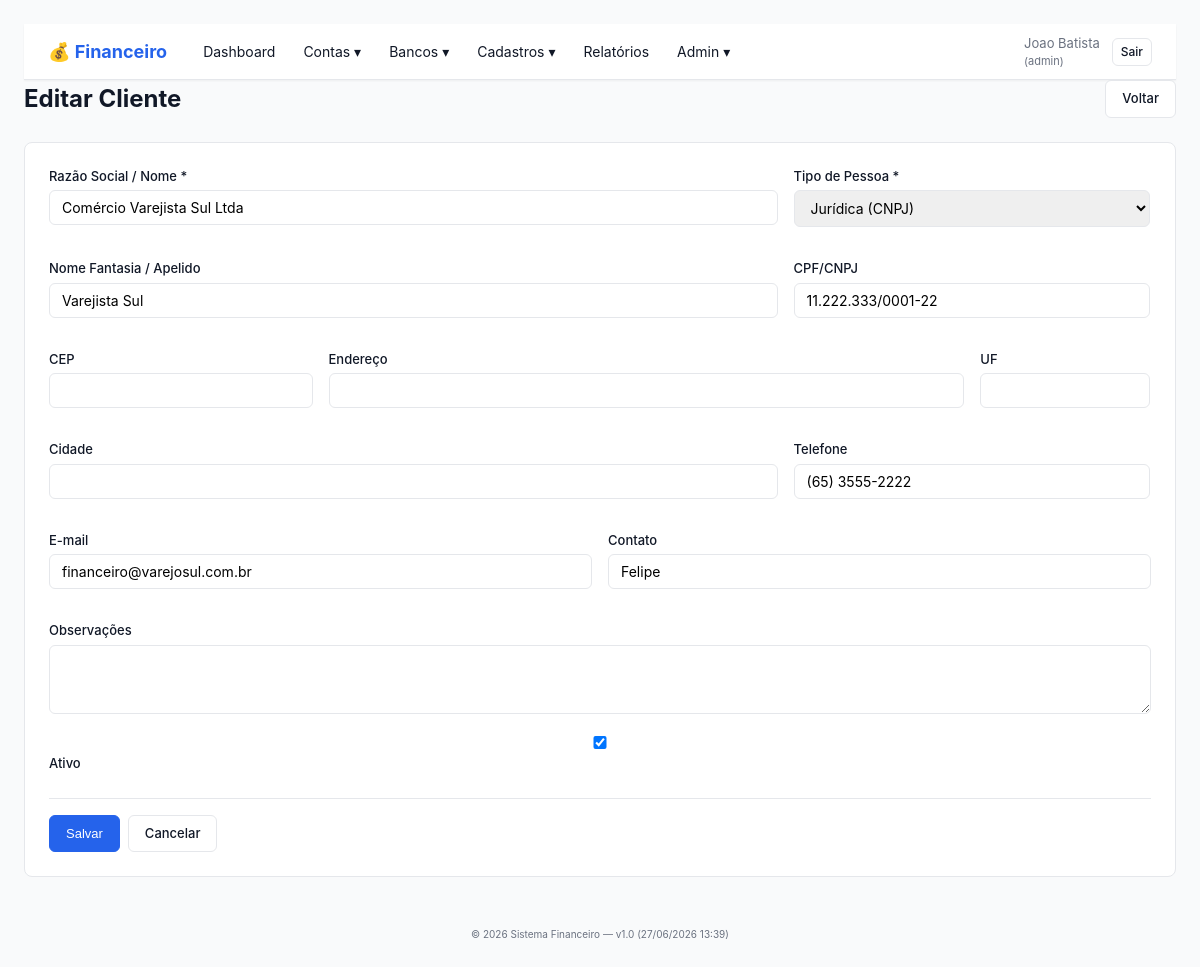
Screenshot of /cliente_form.php?id=2 (signed in) with the database file from the repository.
### tables this page shows
CREATE TABLE clientes (
    id INT(11) NOT NULL AUTO_INCREMENT,
    empresa_id INT(11) NOT NULL,
    razao_social VARCHAR(200) NOT NULL,
    nome_fantasia VARCHAR(100),
    cpf_cnpj VARCHAR(20),
    tipo_pessoa ENUM('F','J') DEFAULT 'J' COMMENT 'F=Fisica, J=Juridica',
    endereco VARCHAR(255),
    cidade VARCHAR(100),
    uf CHAR(2),
    cep VARCHAR(10),
    telefone VARCHAR(20),
    email VARCHAR(150),
    contato VARCHAR(100),
    observacoes TEXT,
    ativo TINYINT(1) DEFAULT 1,
    data_criacao TIMESTAMP DEFAULT CURRENT_TIMESTAMP,
    PRIMARY KEY (id),
    INDEX idx_empresa (empresa_id),
    INDEX idx_razao_social (razao_social),
    INDEX idx_cpf_cnpj (cpf_cnpj),
    INDEX idx_ativo (ativo),
    FOREIGN KEY (empresa_id) REFERENCES empresas(id) ON DELETE CASCADE
);

### src/lib/Helper.php (called while the page is built, shortened)
<?php
function layout(string $titulo, string $view, array $vars = []): void
{
    extract($vars, EXTR_SKIP);
    require FINANCEIRO_SRC . '/views/layout/header.php';
    require FINANCEIRO_SRC . '/views/layout/navbar.php';
    require FINANCEIRO_SRC . '/views/' . $view;
    require FINANCEIRO_SRC . '/views/layout/footer.php';
}

### src/controllers/ClientesController.php (called while the page is built, shortened)
<?php
final class ClientesController
{
    public function form(): void
    {
        $id = (int)($_GET['id'] ?? 0);
        $cliente = null;
        if ($id > 0) {
            $db = Database::getConnection();
            $stmt = $db->prepare('SELECT * FROM clientes WHERE id = ? AND empresa_id = ?');
            $stmt->execute([$id, Auth::user()['empresa_id']]);
            $cliente = $stmt->fetch();
        }
        layout($cliente ? 'Editar Cliente' : 'Novo Cliente', 'clientes/form.php', [
            'cliente' => $cliente,
        ]);
    }
}

### public/cliente_form.php (called while the page is built, shortened)
<?php
(new ClientesController)->form();

### src/views/clientes/form.php (the view, shortened to what this page needs)
<div class="page-header">
    <h1><?= $cliente ? 'Editar' : 'Novo' ?> Cliente</h1>
    <a href="clientes.php" class="btn">Voltar</a>
</div>
<form method="post" action="cliente_salvar.php" class="form">
    <div class="row">
        <div class="form-group col-8">
            <label>Razão Social / Nome *</label>
            <input type="text" name="razao_social" required maxlength="200"
                   value="<?= htmlspecialchars($cliente['razao_social'] ?? '') ?>">
        </div>
        <div class="form-group col-4">
            <label>Tipo de Pessoa *</label>
            <select name="tipo_pessoa" required>
                <?php $tp = $cliente['tipo_pessoa'] ?? 'J'; ?>
                <option value="J" <?= $tp === 'J' ? 'selected' : '' ?>>Jurídica (CNPJ)</option>
            </select>
        </div>
    </div>
    <div class="row">
        <div class="form-group col-8">
            <label>Nome Fantasia / Apelido</label>
            <input type="text" name="nome_fantasia" maxlength="100"
                   value="<?= htmlspecialchars($cliente['nome_fantasia'] ?? '') ?>">
        </div>
        <div class="form-group col-4">
            <label>CPF/CNPJ</label>
            <input type="text" name="cpf_cnpj" maxlength="20"
                   value="<?= htmlspecialchars($cliente['cpf_cnpj'] ?? '') ?>">
        </div>
    </div>
    <div class="row">
        <div class="form-group col-3">
            <label>CEP</label>
            <input type="text" name="cep" maxlength="10"
                   value="<?= htmlspecialchars($cliente['cep'] ?? '') ?>">
        </div>
        <div class="form-group col-7">
            <label>Endereço</label>
            <input type="text" name="endereco" maxlength="255"
                   value="<?= htmlspecialchars($cliente['endereco'] ?? '') ?>">
        </div>
        <div class="form-group col-2">
            <label>UF</label>
            <input type="text" name="uf" maxlength="2"
                   value="<?= htmlspecialchars($cliente['uf'] ?? '') ?>">
        </div>
    </div>
    <div class="row">
        <div class="form-group col-8">
            <label>Cidade</label>
            <input type="text" name="cidade" maxlength="100"
                   value="<?= htmlspecialchars($cliente['cidade'] ?? '') ?>">
        </div>
        <div class="form-group col-4">
            <label>Telefone</label>
            <input type="text" name="telefone" maxlength="20"
                   value="<?= htmlspecialchars($cliente['telefone'] ?? '') ?>">
        </div>
    </div>
    <div class="row">
        <div class="form-group col-6">
            <label>E-mail</label>
            <input type="email" name="email" maxlength="150"
                   value="<?= htmlspecialchars($cliente['email'] ?? '') ?>">
        </div>
        <div class="form-group col-6">
            <label>Contato</label>
            <input type="text" name="contato" maxlength="100"
                   value="<?= htmlspecialchars($cliente['contato'] ?? '') ?>">
        </div>
    </div>
    <div class="form-group">
        <label>Observações</label>
        <textarea name="observacoes" rows="3"><?= htmlspecialchars($cliente['observacoes'] ?? '') ?></textarea>
    </div>
    <div class="form-group">
        <label>
            <input type="checkbox" name="ativo" value="1" <?= (!$cliente || $cliente['ativo']) ? 'checked' : '' ?>>
            Ativo
        </label>
    </div>
    <div class="form-actions">
        <button type="submit" class="btn btn-primary">Salvar</button>
        <a href="clientes.php" class="btn">Cancelar</a>
    </div>
</form>

### public/assets/financeiro.css (style rules this page uses)
* { box-sizing: border-box; margin: 0; padding: 0; }
:root { --color-primary: #2563eb; --color-primary-dark: #1d4ed8; --color-success: #16a34a; --color-warning: #d97706; --color-danger: #dc2626; --color-info: #0891b2; --color-secondary: #6b7280; --color-bg: #f9fafb; --color-surface: #ffffff; --color-text: #111827; --color-text-muted: #6b7280; --color-border: #e5e7eb; --shadow-sm: 0 1px 2px 0 rgba(0,0,0,0.05); --shadow: 0 1px 3px 0 rgba(0,0,0,0.1), 0 1px 2px 0 rgba(0,0,0,0.06); }
body { font-family: -apple-system, BlinkMacSystemFont, "Segoe UI", Roboto, "Helvetica Neue", Arial, sans-serif; background: var(--color-bg); color: var(--color-text); line-height: 1.5; font-size: 14px; }
.page-header { display: flex; justify-content: space-between; align-items: center; margin-bottom: 24px; flex-wrap: wrap; gap: 12px; }
.page-header h1 { font-size: 24px; color: var(--color-text); }
.btn { padding: 8px 16px; border: 1px solid var(--color-border); border-radius: 6px; background: var(--color-surface); color: var(--color-text); cursor: pointer; text-decoration: none; font-size: 13px; font-weight: 500; transition: all 0.15s; display: inline-block; }
.btn-primary { background: var(--color-primary); border-color: var(--color-primary); color: white; }
.row { display: flex; flex-wrap: wrap; gap: 16px; margin-bottom: 16px; }
.row .col-2 { flex: 0 0 calc(16.66% - 14px); }
.row .col-3 { flex: 0 0 calc(25% - 12px); }
.row .col-4 { flex: 0 0 calc(33.33% - 11px); }
.row .col-6 { flex: 0 0 calc(50% - 8px); }
.row .col-7 { flex: 0 0 calc(58.33% - 7px); }
.row .col-8 { flex: 0 0 calc(66.66% - 6px); }
.form { background: var(--color-surface); border: 1px solid var(--color-border); border-radius: 8px; padding: 24px; margin-bottom: 24px; }
.form-group { margin-bottom: 16px; }
.form-group label { display: block; margin-bottom: 4px; font-size: 13px; font-weight: 500; color: var(--color-text); }
.form-group input, .form-group select, .form-group textarea { width: 100%; padding: 8px 12px; border: 1px solid var(--color-border); border-radius: 6px; font-size: 14px; font-family: inherit; }
.form-actions { display: flex; gap: 8px; margin-top: 24px; padding-top: 16px; border-top: 1px solid var(--color-border); }

### rows the page displays
clientes: razao_social "Comércio Varejista Sul Ltda", tipo_pessoa "Jurídica (CNPJ)", nome_fantasia "Varejista Sul", cpf_cnpj "11.222.333/0001-22", telefone "(65) 3555-2222", email "financeiro@varejosul.com.br", contato "Felipe", ativo "☑"

### other values shown
$usuario['nome'] "Joao Batista"
$perfil "admin"
